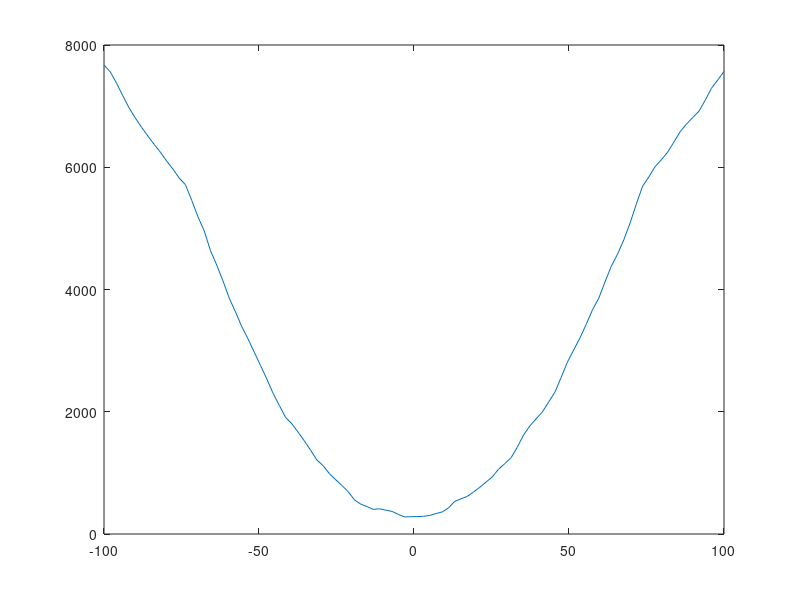

MATLAB code to generate this figure:
%references in the code
%https://stackoverflow.com/questions/25904643/plotting-function-in-octave
%https://www.youtube.com/playlist?list=PL1A2CSdiySGJ6oZe6XB-TTCFuHc5Fs1PO
%used those to get familiar with the syntax. used the whole youtube playlist
%https://docs.octave.org/latest/Defining-Functions.html
%used to figure out common function syntaxes
%https://docs.octave.org/v6.4.0/Random-Number-Generation.html
%to figure out random numbers for salting
%https://docs.octave.org/latest/The-for-Statement.html
%for for loops
%https://docs.octave.org/latest/Cell-Arrays.html
%for array work
%https://octave.sourceforge.io/octave/function/max.html
%for max
%https://octave.sourceforge.io/octave/function/min.html
%for min
lowerBound = -100
upperBound = 100
x = linspace(lowerBound,upperBound);

function y = plotter(x)
  y = x.^2 + 13;
endfunction

yValues = plotter(x);
%plot(x, yValues);

randomY = yValues
function y=  salty(y)
  for i = 1:length(y)
        y(i) = y(i) + randi([-1000, 1000]);
  end
end

randomY = salty(randomY);
%plot(x, randomY);

smoothY = randomY;
function smoothY = smoothie(y)
  window = 13;
  for i = 1:length(y)
    sum = 0;
    count = 0;
    for j = max(1, i - window):min(length(y), i + window)
          sum = sum + y(j);
          count = count + 1;
    endfor
    smoothY(i) = sum/count;
  endfor
endfunction

smoothY = smoothie(randomY);
plot(x,smoothY);








